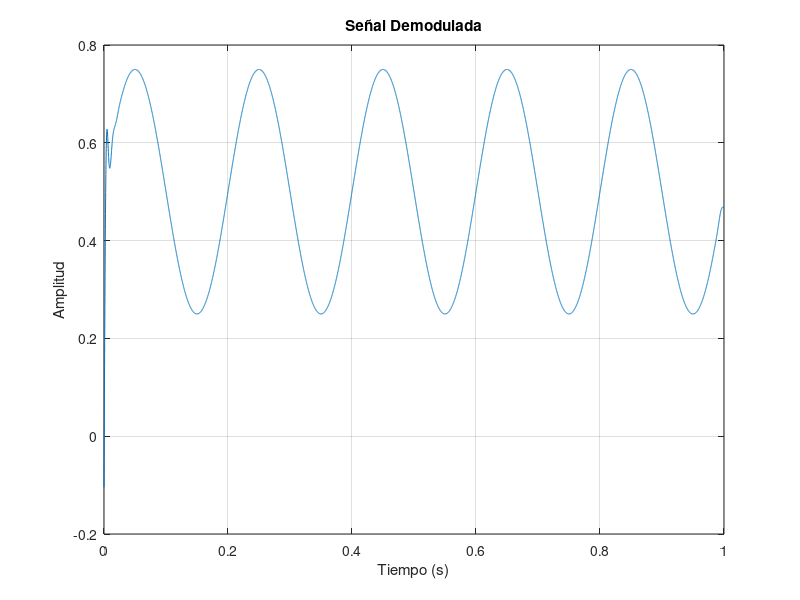

The MATLAB source for this figure:
% Parámetros de la señal
frecuencia_portadora = 1000;  % Frecuencia de la portadora en Hz
frecuencia_muestreo = 10000;  % Frecuencia de muestreo en Hz
tiempo_total = 1;             % Tiempo total de la señal en segundos

% Generar señal de información (señal base)
tiempo = linspace(0, tiempo_total, tiempo_total * frecuencia_muestreo);
frecuencia_info = 5;  % Frecuencia de la señal de información en Hz
amplitud_info = 0.5;  % Amplitud de la señal de información
senal_info = amplitud_info * sin(2 * pi * frecuencia_info * tiempo);

% Generar señal portadora
senal_portadora = sin(2 * pi * frecuencia_portadora * tiempo);

% Modulación de amplitud (AM)
senal_modulada = (1 + senal_info) .* senal_portadora;

% Demodulación de amplitud (AM)
senal_demodulada = senal_modulada .* senal_portadora;

% Filtrar la señal demodulada (opcional)
% Aquí puedes aplicar un filtro paso bajo para eliminar la componente de alta frecuencia y suavizar la señal.
% Por ejemplo, puedes utilizar el filtro butterworth:
orden_filtro = 4;                   % Orden del filtro
frecuencia_corte = 100;             % Frecuencia de corte del filtro en Hz
frecuencia_normalizada = frecuencia_corte / (frecuencia_muestreo / 2);
[b, a] = butter(orden_filtro, frecuencia_normalizada, 'low');
senal_filtrada = filtfilt(b, a, senal_demodulada);

% Graficar la señal demodulada
plot(tiempo, senal_filtrada)
title('Señal Demodulada')
xlabel('Tiempo (s)')
ylabel('Amplitud')

% Ajustar el tamaño del gráfico
set(gcf, 'Position', get(0, 'Screensize'));

% Mostrar el gráfico completo
grid on